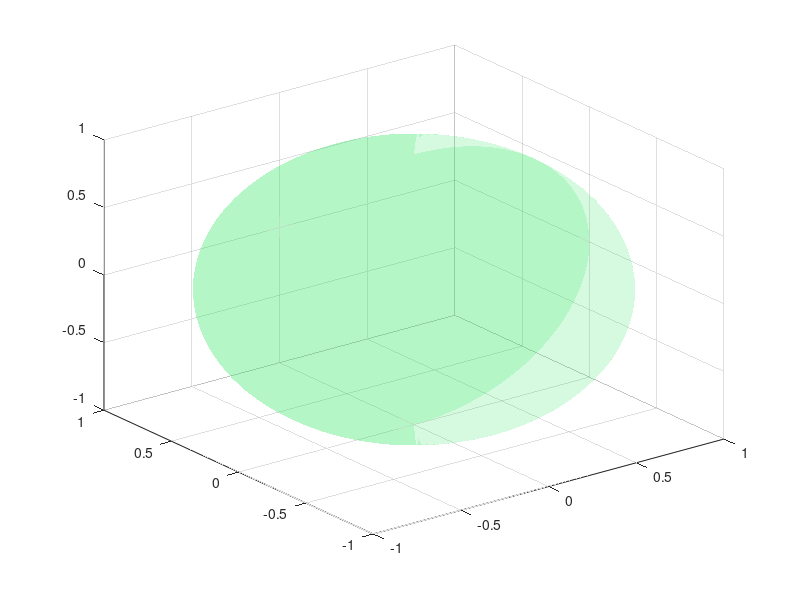

This figure's MATLAB source: (Note: this script raises an error after producing the figure.)
function ReflectionTest
close all 
radius  = 1;
curPos  = [0 0 0]+rand(1,3)*0.1;
prevPos = [0 0 0];
speed   = [3 3 3];
r       = rand(1,3);
dir     = r/norm(r);  
dt      = 0.8;  
[x,y,z] = sphere(100);
x = x*radius;
y = y*radius;
z = z*radius;
runFlag = true;
f = figure('Units','normalized');
a = axes('Parent',f,'NextPlot','replaceChildren','Units','normalized');
m = mesh(x,y,z,...
         'FaceAlpha',0.2,...
         'FaceColor',[0.2 0.9 0.4],...
         'EdgeColor','none',...
         'FaceLighting','phong',...
         'Parent',a,...
         'Tag','domain');
cameratoolbar

while runFlag
  curPos = curPos+speed.*dir*dt;
 
   [prevPos,curPos,dir] = Reflect(prevPos,curPos);
   
   PlotTrajectory(prevPos,curPos)
   prevPos = curPos;
end

end

    function [prevPos, curPos, newDir] = Reflect(prevPos,curPos)
         cp = curPos;
         pp = prevPos;
         newDir = (cp-pp)./norm(cp-pp);
        while norm(cp)>=1
         
        
          intersectionPoint = FindIntersectionPoint(pp,cp);
            if ~isempty(intersectionPoint)
                domainNorm  = GetDomainNormal(intersectionPoint);

                d      = (curPos-prevPos)/norm(curPos-prevPos);
                r      = d-2*dot(d,domainNorm)*domainNorm;
                n      = intersectionPoint+r*norm(intersectionPoint-curPos)/norm(r);
                prevPos = intersectionPoint;
                curPos  = n;
%                 newDir  = r/norm(r);   
               pp = intersectionPoint;
               cp = curPos;
            else
                
            end     
            
            newDir = (cp-pp)/norm(cp-pp);
            
        end
    end
        
    function intersectionPoint = FindIntersectionPoint(prevPos,curPos)

            
            % Find the intersection point
            R    = 1; % domainRadius
            l    = -(curPos-prevPos);
            d    = prevPos-[0 0 0];
%             nl   = norm(l);
%             nd   = norm(d);
            
            A    = norm(l)^2;
            B    = -2*dot(l,d);
            C    = norm(d)^2-R^2; 
             
            t(1) = (-B+sqrt(B^2-4*A*C))/(2*A);
            t(2) = (-B-sqrt(B^2-4*A*C))/(2*A);
             % Solve a quadratic equation for the intersection point
%             t(1) = (2*dot(l,d)+sqrt(4*dot(l,d)^2-4*(nl^2)*(nd^2-R^2))/(2*nl^2));
%             t(2) = (2*dot(l,d)-sqrt(4*dot(l,d)^2-4*(nl^2)*(nd^2-R^2))/(2*nl^2));
             
             % Take only the positive root smaller than 1 
            t    = t(t>0&t<=1); 
            if ~isempty(t) && isreal(t)
               intersectionPoint = prevPos+min(t)*(curPos-prevPos);
               line('XData',intersectionPoint(1),...
                   'YData',intersectionPoint(2),...
                   'ZData',intersectionPoint(3),...
                   'Tag','intersectionPoint',...
                   'Parent',gca,...
                   'MarkerFaceColor','y',...
                    'Marker','*',...,...
                    'MarkerEdgeColor','k');
            else
                intersectionPoint = [];
            end
        end
        
    function domainNorm = GetDomainNormal(intPoint)
           % Assuming the domain is a shpere 
            % the normals are facing inward
           
           domainNorm = [0 0 0]-intPoint;
                      
           domainNorm = domainNorm/norm(domainNorm);          
           
    end
        
    function PlotTrajectory(prevPos,curPos)
    f = findobj(get(gca,'Children'),'Tag','point');
    delete(f)
    f = findobj(get(gca,'Children'),'Tag','intersectionPoint');
    delete(f);
    
%       line('XData',prevPos(1),...
%         'YData',prevPos(2),...
%         'ZData',prevPos(3),...
%         'Marker','o',...
%         'MarkerFaceColor','r',...
%         'LineStyle','none',...
%         'Tag','point',...
%         'Parent',gca)
    
    
    line('XData',curPos(1),...
        'YData',curPos(2),...
        'ZData',curPos(3),...
        'Marker','o',...
        'LineStyle','none',...
        'Tag','point',...
        'Parent',gca)
    drawnow
    end
          